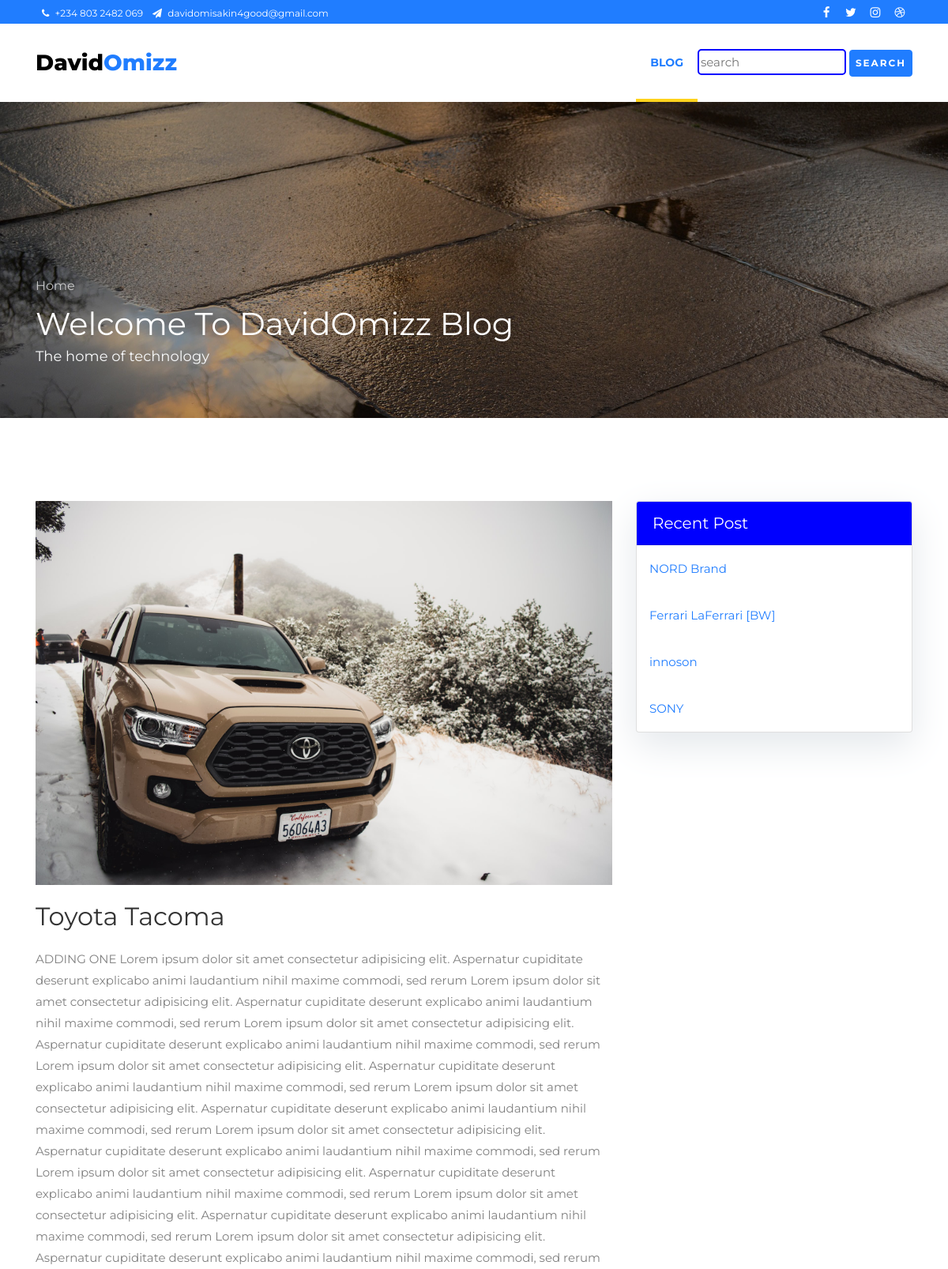
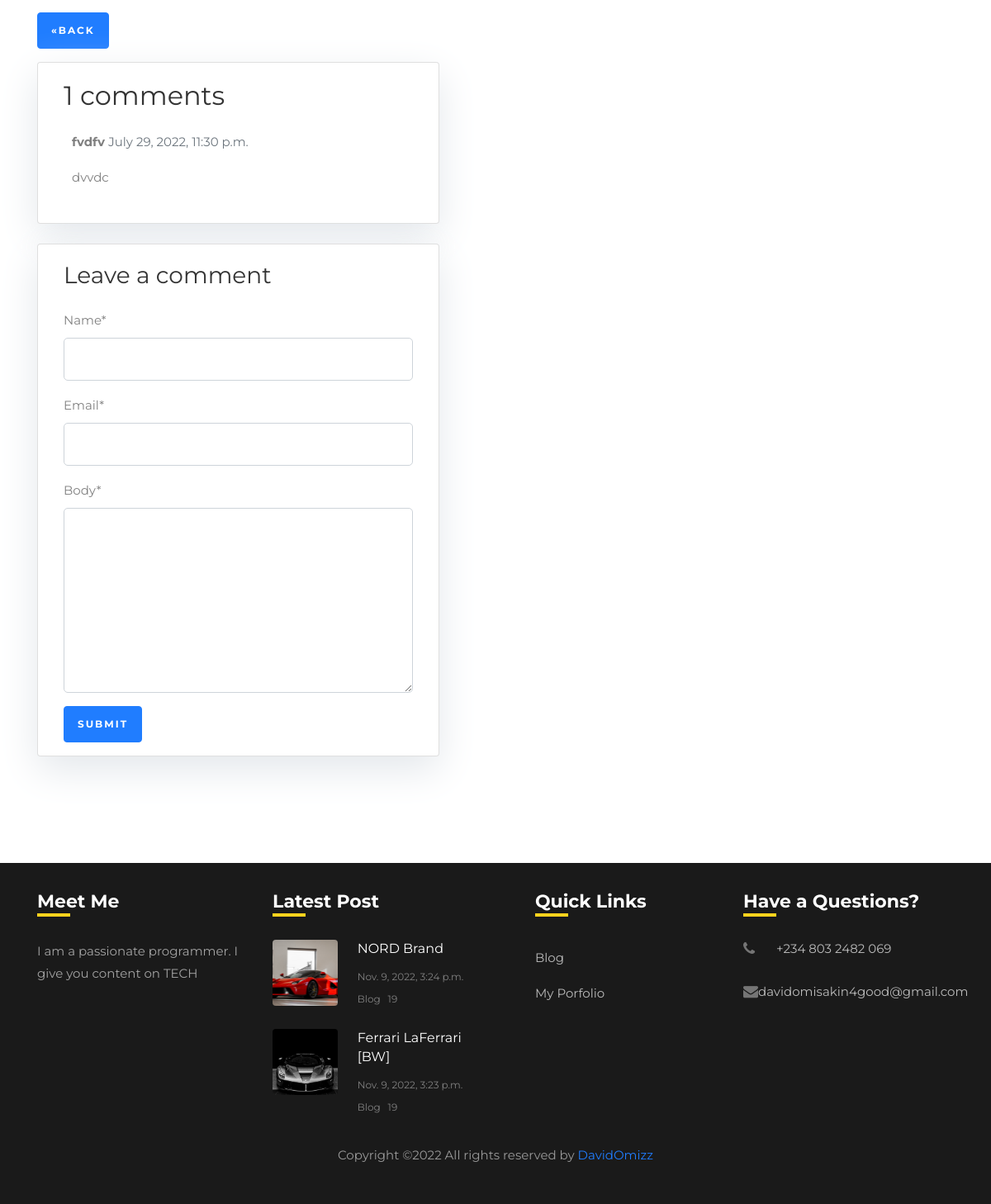
Page /Toyota-Tacoma/ on the committed database (2 pictures, top to bottom).
### blog/models.py (models this page shows, shortened)
class Post(models.Model):
    title = models.CharField(max_length=300, unique=True)
    slug = models.SlugField(max_length=300, unique=True)
    author = models.ForeignKey(User, on_delete= models.CASCADE,related_name='blog_post')
    updated_on = models.DateTimeField(auto_now= True)
    content = models.TextField()
    created_on = models.DateTimeField(auto_now=True)
    status = models.IntegerField(choices=STATUS, default=0)
    image = models.ImageField()
    class Meta:
        ordering = ['-created_on']

class Comment(models.Model):
    post = models.ForeignKey(Post,on_delete=models.CASCADE,related_name='comments')
    name = models.CharField(max_length=80)
    email = models.EmailField()
    body = models.TextField()
    created_on = models.DateTimeField(auto_now_add=True)
    active = models.BooleanField(default=False)
    class Meta:
        ordering = ['created_on']

### blog/views.py (the view)
# urls.py: path('<slug:slug>/', views.post_detail, name ='blog_single'),
def post_detail(request, slug):
    template_name = 'blog-single.html'
    blog_latest = Post.objects.filter(status=1).order_by('-created_on')[:2]
    blogside = Post.objects.all().order_by('-created_on')[:4]
    post = get_object_or_404(Post, slug=slug)
    comments = post.comments.filter(active=True)
    new_comment = None
    if request.method == 'POST':
        comment_form = CommentForm(data=request.POST)
        if comment_form.is_valid():
            new_comment = comment_form.save(commit=False)
            new_comment.post = post
            new_comment.save()
    else:
        comment_form = CommentForm()
    return render(request, template_name, {'post': post,
                                           'comments': comments,
                                           'new_comment': new_comment,
                                           'comment_form': comment_form,"blogside":blogside, 'blog_latest':blog_latest})

### blog/forms.py
class CommentForm(forms.ModelForm):
    class Meta:
        model = Comment
        fields = ('name', 'email', 'body')

### templates/blog-single.html (shortened to what this page needs)
{% extends 'base.html' %}
{% load static %}
{% block content %}
    <section class="ftco-section ftco-degree-bg">
      <div class="container">
        <div class="row">
          <div class="col-lg-8 ftco-animate">
          	<p>
              <img src="{{ post.image.url}}" alt="{{ post.title }}" class="img-fluid" width="100%">
            </p>
            <h2 class="mb-3">{{post.title}}</h2>
            <p> {{post.content}}</p>
            <a href="{% url 'home' %}" class="btn btn-primary"> &laquo;back</a>
            <div class="col-md-8 card mb-4  mt-3 ">
              <div class="card-body">
                <h2>{{ comments.count }} comments</h2>
                {% for comment in comments %}
                <div class="comments" style="padding: 10px;">
                  <p class="font-weight-bold">
                    {{ comment.name }}
                    <span class=" text-muted font-weight-normal">
                      {{ comment.created_on }}
                    </span>
                  </p>
                  {{ comment.body | linebreaks }}
                </div>
                {% endfor %}
              </div>
            </div>
            <div class="col-md-8 card mb-4  mt-3 ">
              <div class="card-body">
                {% if new_comment %}
                <div class="alert alert-success" role="alert">
                  Your comment is awaiting moderation
                </div>
                {% else %}
                <h3>Leave a comment</h3>
                {% load crispy_forms_tags %}
                <form method="post" style="margin-top: 1.3em;">
                  {{ comment_form | crispy }}
                  <button type="submit" class="btn btn-primary  btn-lg">Submit</button>
                </form>
                {% endif %}
              </div>
            </div>
        </div>
        {% block sidebar %} {% include 'sidebar.html' %} {% endblock %}
    </section>
{% endblock %}

### templates/base.html (shortened to what this page needs)
{% load static %}
<!DOCTYPE html>
<html lang="en">
  <head>
    <link rel="stylesheet" href="https://stackpath.bootstrapcdn.com/font-awesome/4.7.0/css/font-awesome.min.css">
    <link rel="stylesheet" href="{% static 'css/animate.css' %}">
    <link rel="stylesheet" href="{% static 'css/owl.carousel.min.css' %}">
    <link rel="stylesheet" href="{% static 'css/owl.theme.default.min.css' %}">
    <link rel="stylesheet" href="{% static 'css/magnific-popup.css' %}">
    <link rel="stylesheet" href="{% static 'css/bootstrap-datepicker.css' %}">
    <link rel="stylesheet" href="{% static 'css/jquery.timepicker.css' %}">
    <link rel="stylesheet" href="{% static 'css/flaticon.css' %}">
    <link rel="stylesheet" href="{% static 'css/style.css' %}">
  </head>
  <body>
    <div class="wrap">
			<div class="container">
				<div class="row">
					<div class="col-md-6 d-flex align-items-center">
						<p class="mb-0 phone pl-md-2">
							<a href="#" class="mr-2"><span class="fa fa-phone mr-1"></span> +234 803 2482 069</a>
							<a href="mailto:davidomisakin4good@gmail.com "><span class="fa fa-paper-plane mr-1"></span> davidomisakin4good@gmail.com</a>
						</p>
					</div>
					<div class="col-md-6 d-flex justify-content-md-end">
						<div class="social-media">
			    		<p class="mb-0 d-flex">
			    			<a href="#" class="d-flex align-items-center justify-content-center"><span class="fa fa-facebook"><i class="sr-only">Facebook</i></span></a>
			    			<a href="#" class="d-flex align-items-center justify-content-center"><span class="fa fa-twitter"><i class="sr-only">Twitter</i></span></a>
			    			<a href="#" class="d-flex align-items-center justify-content-center"><span class="fa fa-instagram"><i class="sr-only">Instagram</i></span></a>
			    			<a href="#" class="d-flex align-items-center justify-content-center"><span class="fa fa-dribbble"><i class="sr-only">Dribbble</i></span></a>
			    		</p>
		        </div>
					</div>
				</div>
			</div>
		</div>
		<nav class="navbar navbar-expand-lg navbar-dark ftco_navbar bg-dark ftco-navbar-light" id="ftco-navbar">
	    <div class="container">
	    	<a class="navbar-brand" href="{% url 'home' %}">David<span>Omizz</span></a>
	      <div class="collapse navbar-collapse" id="ftco-nav">
	        <ul class="navbar-nav ml-auto">
	          <li class="nav-item active"><a href="{% url 'home' %}" class="nav-link">Blog</a></li>
	        </ul>
          <form action="{% url 'search_blogs' %}" method="get">
            <input type="search" name="q" class="" style="border: 2px blue solid;border-radius: 5px; padding: px;" placeholder="search" aria-label="Search">
            <button class="btn btn-primary" type="submit" style="padding: 7px;">Search</button>
          </form>
	      </div>
	    </div>
	  </nav>
    <section class="hero-wrap hero-wrap-2" style="background-image: url('{% static 'images/bg_2.jpg' %} ');" data-stellar-background-ratio="0.5">
      <div class="overlay"></div>
      <div class="container">
        <div class="row no-gutters slider-text align-items-end">
          <div class="col-md-9 ftco-animate pb-5">
          	<p class="breadcrumbs mb-2"><span class="mr-2"><a href="{% url 'home' %}">Home </a></span>
            <h1 class="mb-0 bread">Welcome To DavidOmizz Blog</h1>
            <p class="text-light">The home of technology</p>
          </div>
        </div>
      </div>
    </section>
    {% block content %}
    {% endblock %}
    <footer class="footer">
			<div class="container">
				<div class="row">
					<div class="col-md-6 col-lg-3 mb-4 mb-md-0">
						<h2 class="footer-heading">Meet Me</h2>
						<p>I am a passionate programmer. I give you content on TECH</p>
						<ul class="ftco-footer-social p-0">
            </ul>
					</div>
					<div class="col-md-6 col-lg-3 mb-4 mb-md-0">
						<h2 class="footer-heading">Latest Post</h2>
            {% if blog_latest %}
            {% for bl in blog_latest %}
						<div class="block-21 mb-4 d-flex">
              <a class="img mr-4 rounded" style="background-image:url('{{bl.image.url}}');"></a>
              <div class="text">
                <h3 class="heading"><a href="#">{{ bl.title }}</a></h3>
                <div class="meta">
                  <div><a href="#">{{ bl.created_on }}</a></div>
                  <div><a href="#">{{ bl.author }}</a></div>
                  <div><a href="#">19</a></div>
                </div>
              </div>
            </div>
            {% endfor %}
            {% endif %}
					</div>
					<div class="col-md-6 col-lg-3 pl-lg-5 mb-4 mb-md-0">
						<h2 class="footer-heading">Quick Links</h2>
						<ul class="list-unstyled">
              <li><a href="#" class="py-2 d-block">Blog</a></li>
              <li><a href="#" class="py-2 d-block">My Porfolio</a></li>
            </ul>
					</div>
					<div class="col-md-6 col-lg-3 mb-4 mb-md-0">
						<h2 class="footer-heading">Have a Questions?</h2>
						<div class="block-23 mb-3">
              <ul>
                <li><a href="#"><span class="icon fa fa-phone"></span><span class="text">+234 803 2482 069</span></a></li>
                <li><a href="mailto:davidomisakin4good@gmail.com"><span class="icon fa fa-envelope"></span> <span class="text">davidomisakin4good@gmail.com</span></a></li>
              </ul>
            </div>
					</div>
				</div>
				<div class="row mt-2">
          <div class="col-md-12 text-center">
            <p class="copyright">
              Copyright &copy;<script>document.write(new Date().getFullYear());</script> All rights reserved by <a href="" target="_blank">DavidOmizz</a>
              </p>
          </div>
        </div>
			</div>
		</footer>
</body>
</html>

### templates/sidebar.html (shortened to what this page needs)
{% block sidebar %}
<div class="col-md-4 float-right">
<div class="card">
        <h5 class="card-header">Recent Post</h5>
        {% if blogside %}
        {% for bg in blogside %}
    <div class="card-body">
        <p class="card-text"><a href="{% url 'blog_single' bg.slug  %}">{{ bg.title }}</a></p>
    </div>
    {% endfor %}
    {% endif %}
</div>
</div>
{% endblock sidebar %}

### templates/sidebar.html (style rules this page uses)
.card { box-shadow: 0 16px 48px #E3E7EB; }
.card-header { background-color: blue; color: #fff; }

### rows in the picture
Post: image (picture), title "Toyota Tacoma", content "ADDING ONE Lorem ipsum dolor sit amet consectetur adipisicing elit. Aspernatur cupiditate deserunt explicabo animi laudantium nihil maxime commodi, sed rerum Lorem ipsum dolor sit amet consectetur adipisicing elit. Aspernatur cupiditate deserunt explicabo animi laudantium nihil maxime commodi, sed rerum Lorem ipsum dolor sit amet consectetur adipisicing elit. Aspernatur cupiditate deserunt explicabo animi laudantium nihil maxime commodi, sed rerum Lorem ipsum dolor sit amet consectetur adipisicing elit. Aspernatur cupiditate deserunt explicabo animi laudantium nihil maxime commodi, sed rerum Lorem ipsum dolor sit amet consectetur adipisicing elit. Aspernatur cupiditate deserunt explicabo…"
Comment: name "fvdfv", created_on "July 29, 2022, 11:30 p.m.", body "dvvdc"
Post: title "NORD Brand", image (picture), created_on "Nov. 9, 2022, 3:24 p.m.", author "Blog"
Post: title "Ferrari LaFerrari [BW]", image (picture), created_on "Nov. 9, 2022, 3:23 p.m.", author "Blog"
Post: title "innoson"
Post: title "SONY"

### other values in the picture
{{ comments.count }} "1"
